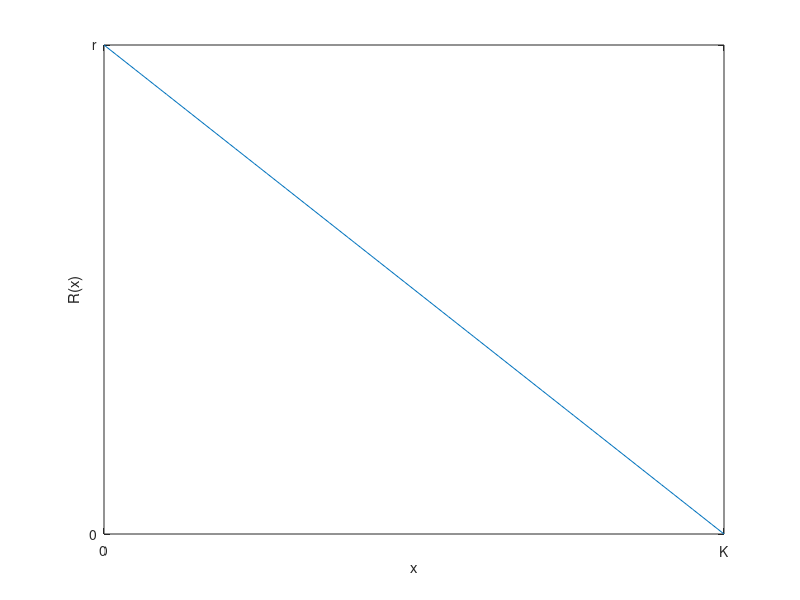

Reproduce this figure in MATLAB.
% Abb. 1.18: Ratenfunktion des logistischen Wachstumsmodells (Buch, Abschnitt 1.3, Gl. 1.26)
% R(x) = r (1 - x/K): bei kleinem Bestand wächst er fast mit der Rate r, bei x = K kommt das Wachstum zum Erliegen
% (c) 2026 Philipp Kügler · Programm zum Buch „Dynamische Systeme in den Lebenswissenschaften“ · MIT-Lizenz (siehe LICENSE)
r = 1; K = 5;
R = @(x) r * (1 - x / K);
for x = [0 1 2.5 5]
    fprintf('R(%g) = %.2f\n', x, R(x));
end

x = linspace(0, K, 100);
plot(x, R(x), 'Color', [0 0.447 0.741]);
set(gca, 'XTick', [0 K], 'XTickLabel', {'0', 'K'}, 'YTick', [0 r], 'YTickLabel', {'0', 'r'});
xlabel('x'); ylabel('R(x)');
